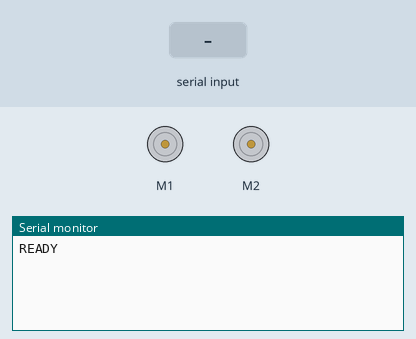
Simulated run of this sketch. Board: Arduino Uno, built with avr-gcc and run on an emulated ATmega328P. Shown: 2 × DC motor (green arrow = forward, orange = backward, longer = faster), the last lines printed to the serial monitor. Inputs (shaded band) come from the test bench.

Above: at 1.2 s.
1.3 s: "90,45\n" received over Serial
At 2.4 s:
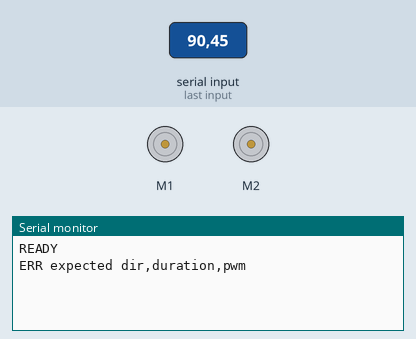
2.8 s: "1,90,45\n" received over Serial
At 3.6 s:
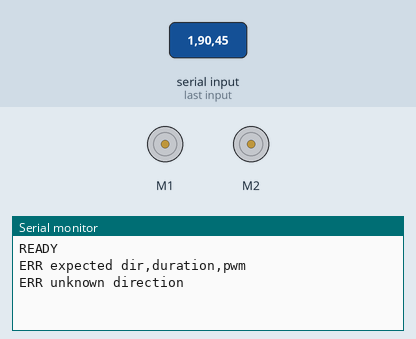

Measured:
- after the input at 1.3 s, the serial monitor: prints a new line at once (image 1)
- after the input at 2.8 s, the serial monitor: prints a new line at once (image 2)

The sketch:

uno_l293d_usb.ino
```cpp
// Stage 1 robot (ages 12 and up): Arduino UNO with an L293D motor shield, driven over the USB cable.
// It takes the AyeAM control interface's commands, one per line: "<dir>,<duration>,<pwm>", where dir is F (forward),
// B (backward), L (left), R (right) or S (stop), duration is in milliseconds and pwm is 0 to 255. It answers OK, or ERR.
// Needs the "Adafruit Motor Shield library" (AFMotor) from the Arduino Library Manager.
// © 1993–2026 Abhishek Choudhary. All rights reserved. AyeAI. AyeAM® is his registered trademark in India.
#include <AFMotor.h>

AF_DCMotor left_motor(1);
AF_DCMotor right_motor(2);

void drive(char direction, int speed) {
  left_motor.setSpeed(speed);
  right_motor.setSpeed(speed);
  if (direction == 'F') { left_motor.run(FORWARD); right_motor.run(FORWARD); }
  else if (direction == 'B') { left_motor.run(BACKWARD); right_motor.run(BACKWARD); }
  else if (direction == 'L') { left_motor.run(BACKWARD); right_motor.run(FORWARD); }
  else if (direction == 'R') { left_motor.run(FORWARD); right_motor.run(BACKWARD); }
  else { left_motor.run(RELEASE); right_motor.run(RELEASE); }
}

void setup() {
  Serial.begin(115200);
  drive('S', 0);
  Serial.println("READY");
}

void loop() {
  if (!Serial.available()) return;
  String line = Serial.readStringUntil('\n');
  int first = line.indexOf(','), second = line.indexOf(',', first + 1);
  if (first < 1 || second < 0) { Serial.println("ERR expected dir,duration,pwm"); return; }
  char direction = line.charAt(0);
  long duration = line.substring(first + 1, second).toInt();
  int speed = constrain(line.substring(second + 1).toInt(), 0, 255);
  if (direction != 'F' && direction != 'B' && direction != 'L' && direction != 'R' && direction != 'S') {
    Serial.println("ERR unknown direction");
    return;
  }
  drive(direction, speed);
  delay(duration);
  drive('S', 0);
  Serial.println("OK");
}
```
